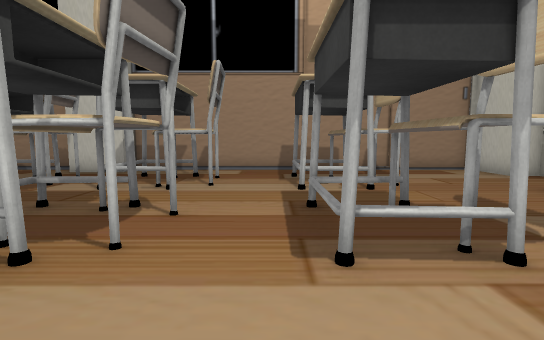
view 1 (above)

21 first-person views from a walk through a scene from a Unity 3-D project. The camera is 1.2 m above the floor, tilts 6° down and sees 85° across. The floor is counted in squares, 1 m on a side. Each view is taken from the middle of a square. On the plan, view 1 faces up. The plan holds only what a view shows up to about 13 squares ahead; the rest is blank. The player character is not drawn.

view 2
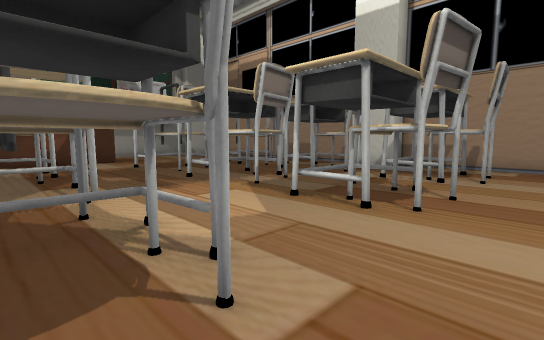

view 3
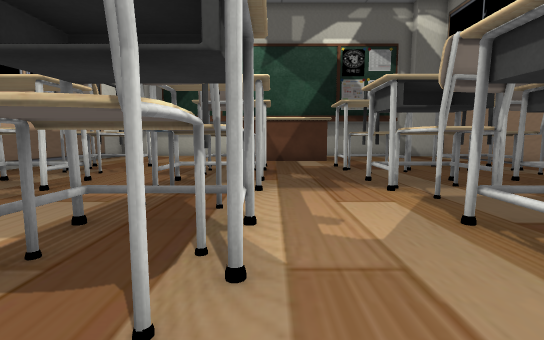

view 4
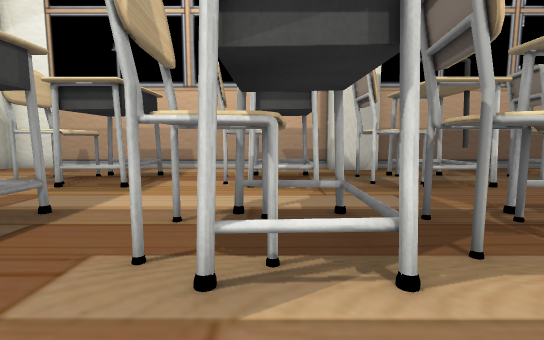

view 5
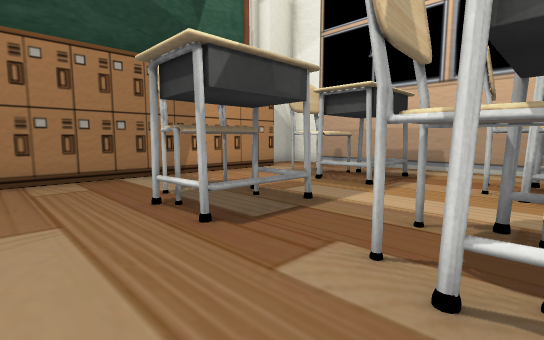

view 6
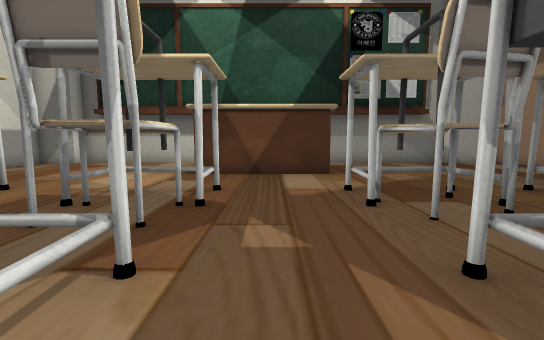

view 7
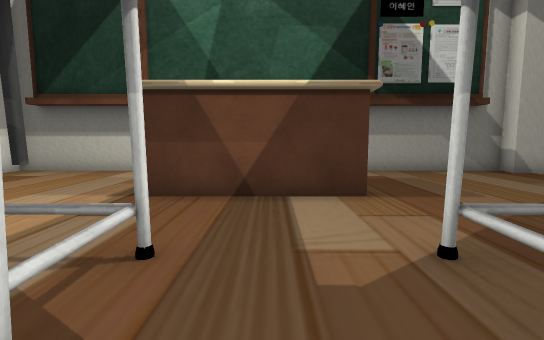

view 8
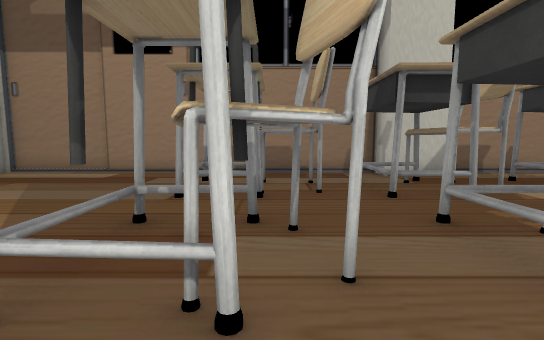

view 9
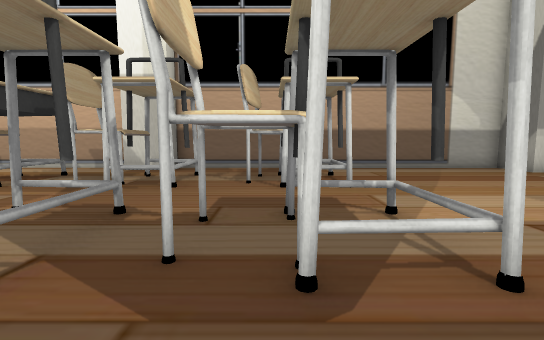

view 10
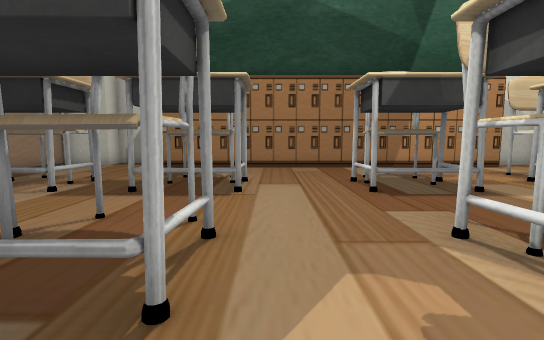

view 11
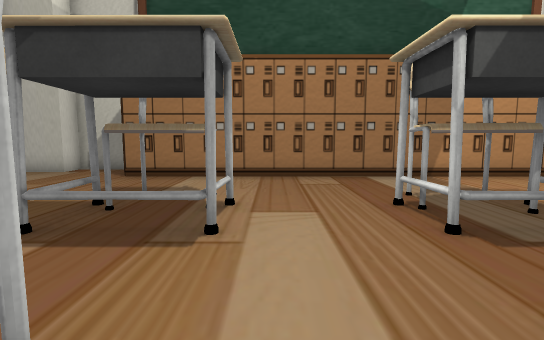

view 12
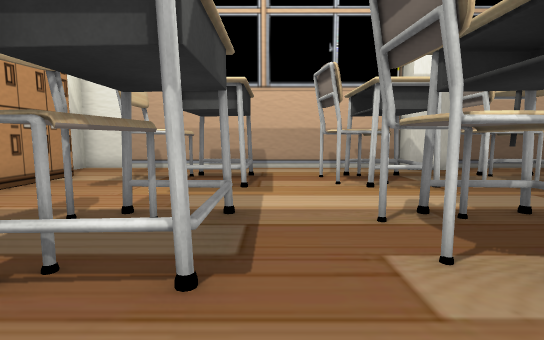

view 13
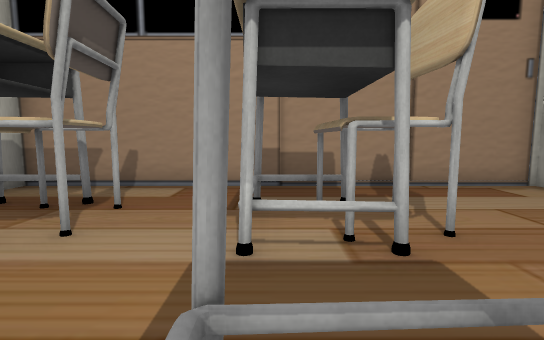

view 14
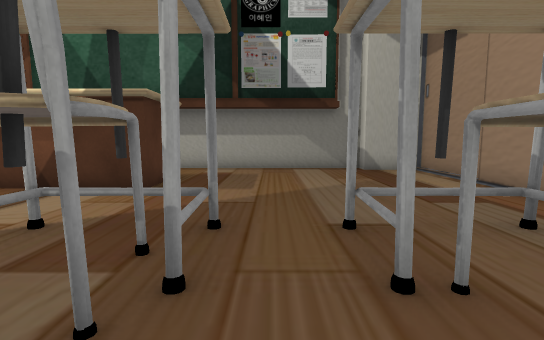

view 15
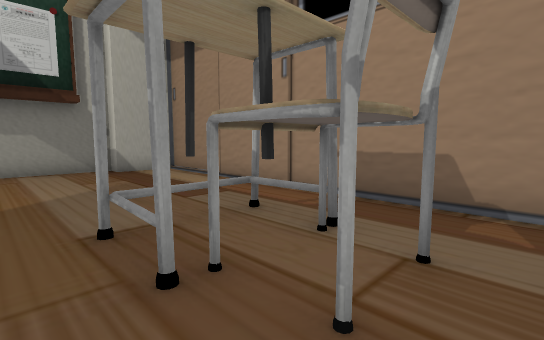

view 16
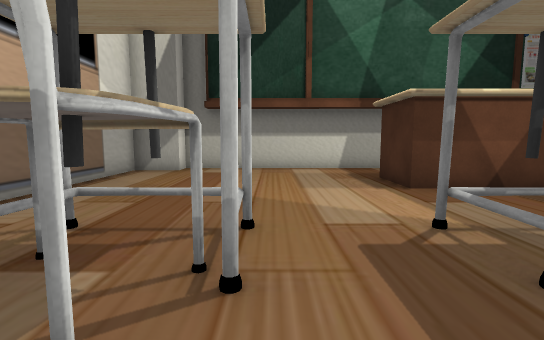

view 17
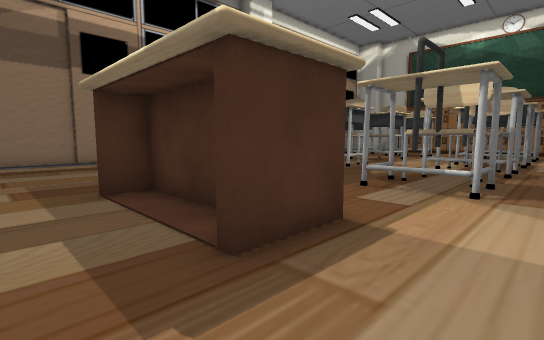

view 18
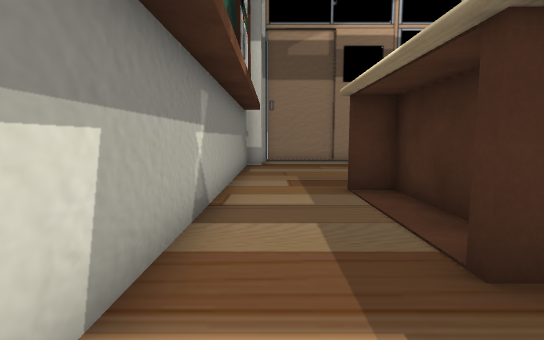

view 19
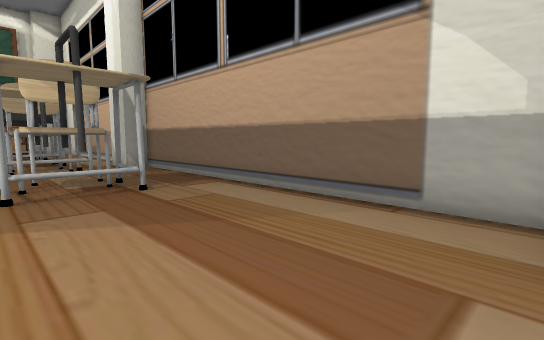

view 20
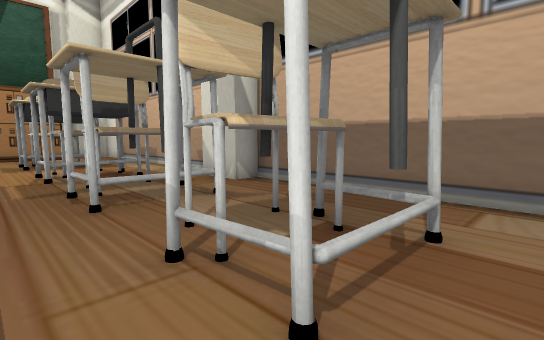

view 21
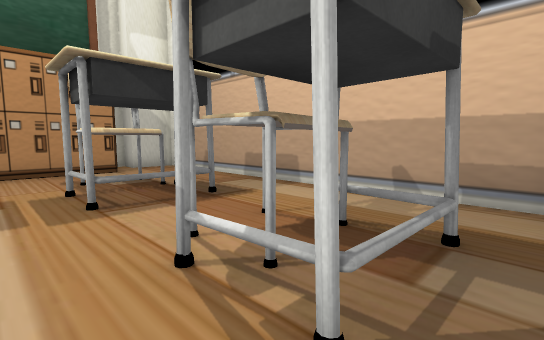

### Floor plan
Points are (right, up) in squares from view 1. A wall is a line through its corners. A room is listed if a view was taken in it or the views show most of it. See-through windows are left out.
Room 1 (views 1, 2, 3, 4, 5, 6, 7, 8, 9, 10, 11, 12, 13, 14, 15, 16, 17, 18, 19, 20, 21)
walls: (-7.1, -9.4) (-5.3, -9.4); (-17.2, 0) (-17.2, 2.7) (-18.2, 2.7); (-5.3, -10.3) (7.7, -10.3) (7.7, -8.6) (8.6, -8.6); (-17.2, 3) (-16.1, 3) (-16.1, -1.6) (-18.2, -1.6); (6.4, -7.6) (6.4, 6.8); (8.7, 7.8) (8.7, 9.6) (7.7, 9.6) (7.7, 11.5) (-5.3, 11.5) (-5.3, 10.7) (-7.3, 10.7) (-7.3, 11.5) (-20.5, 11.5) (-20.5, 9.6); (-21.1, 9.6) (-21.2, -8.5) (-20.3, -8.5) (-20.3, -10.3) (-7.1, -10.3)
objects: other object (-13, -8); other object (-13, -5); other object (-13, -3); other object (-13, 0); other object (-13, 3) to (-13, 5); other object (-13, 7) to (-13, 9); other object (-12, -7) to (-10, -6); other object (-12, 3) to (-10, 5); other object (-11, -8); other object (-11, -5); other object (-11, -3); other object (-11, -2) to (-10, -1); other object (-11, 0); other object (-11, 3); other object (-11, 5); other object (-11, 7); other object (-11, 8) to (-10, 9); other object (-8, 3) to (-6, 4); other object (-7, -8); other object (-7, -7) to (-6, -6); other object (-7, -5); other object (-7, -3); other object (-7, -2) to (-5, -1); other object (-7, 0); other object (-7, 3); other object (-7, 5); other object (-7, 7); other object (-7, 8) to (-6, 9); other object (-4, -8); other object (-4, -5); other object (-4, -3); other object (-4, 0); other object (-4, 3); other object (-4, 5); other object (-4, 7); other object (-3, -8) to (-2, -6); other object (-3, -2) to (-2, -1); other object (-3, 3) to (-2, 5); other object (-3, 7) to (-2, 9); other object (1, -8) to (2, -8); other object (1, -5) to (2, -5); other object (1, -3) to (2, -3); other object (1, 0) to (2, 0); other object (1, 3) to (2, 3); other object (1, 5) to (2, 5); other object (1, 7) to (2, 7); other object (1, 9); other object (2, -7) to (4, -6); other object (2, -2) to (3, -1); other object (2, 3) to (3, 5); other object (2, 8) to (3, 9)

Positions as (right, up) in squares from view 1, and headings:
1: (0, 0), facing up
2: (0, -2), facing up-left
3: (0, 0), facing left
4: (-3, 2), facing down
5: (-3, 2), facing down-right
6: (-6, 1), facing left
7: (-10, 1), facing left
8: (-11, 1), facing up
9: (-11, 2), facing down
10: (-6, 2), facing right
11: (-3, 2), facing right
12: (0, 2), facing down
13: (1, 4), facing up
14: (-9, 6), facing left
15: (-9, 6), facing up-left
16: (-9, -5), facing left
17: (-20, -4), facing up-right
18: (-20, -4), facing up
19: (-20, -5), facing down-right
20: (-14, -4), facing down-right
21: (-5, -4), facing down-right
